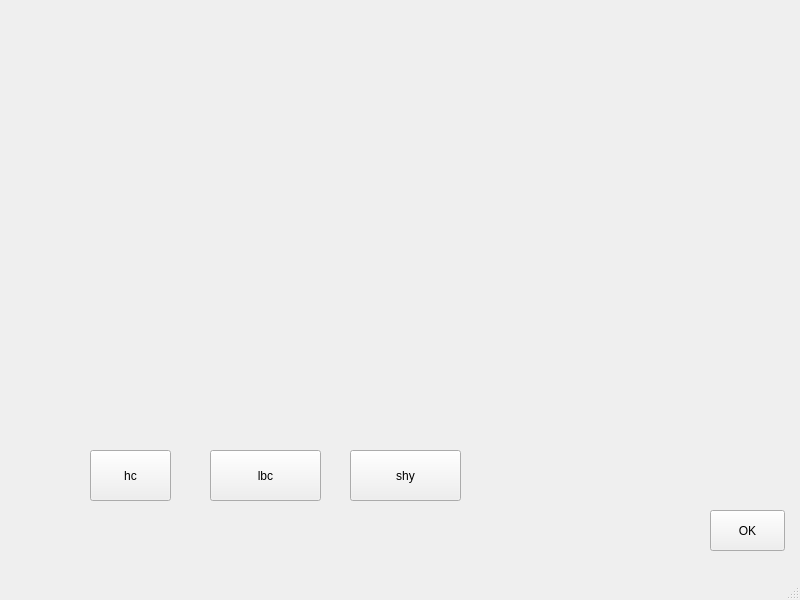
<?xml version="1.0" encoding="UTF-8"?>
<ui version="4.0">
 <class>MainWindow</class>
 <widget class="QMainWindow" name="MainWindow">
  <property name="geometry">
   <rect>
    <x>0</x>
    <y>0</y>
    <width>800</width>
    <height>600</height>
   </rect>
  </property>
  <property name="windowTitle">
   <string>MainWindow</string>
  </property>
  <widget class="QWidget" name="centralwidget">
   <widget class="QPushButton" name="pushButton_OK">
    <property name="geometry">
     <rect>
      <x>710</x>
      <y>510</y>
      <width>75</width>
      <height>41</height>
     </rect>
    </property>
    <property name="text">
     <string>OK</string>
    </property>
   </widget>
   <widget class="QPushButton" name="pushButton_hc">
    <property name="geometry">
     <rect>
      <x>90</x>
      <y>450</y>
      <width>81</width>
      <height>51</height>
     </rect>
    </property>
    <property name="text">
     <string>hc</string>
    </property>
   </widget>
   <widget class="QPushButton" name="pushButton_lbc">
    <property name="geometry">
     <rect>
      <x>210</x>
      <y>450</y>
      <width>111</width>
      <height>51</height>
     </rect>
    </property>
    <property name="text">
     <string>lbc</string>
    </property>
   </widget>
   <widget class="QPushButton" name="pushButton_shy">
    <property name="geometry">
     <rect>
      <x>350</x>
      <y>450</y>
      <width>111</width>
      <height>51</height>
     </rect>
    </property>
    <property name="text">
     <string>shy</string>
    </property>
   </widget>
  </widget>
  <widget class="QMenuBar" name="menubar">
   <property name="geometry">
    <rect>
     <x>0</x>
     <y>0</y>
     <width>800</width>
     <height>22</height>
    </rect>
   </property>
  </widget>
  <widget class="QStatusBar" name="statusbar"/>
 </widget>
 <resources/>
 <connections/>
</ui>
